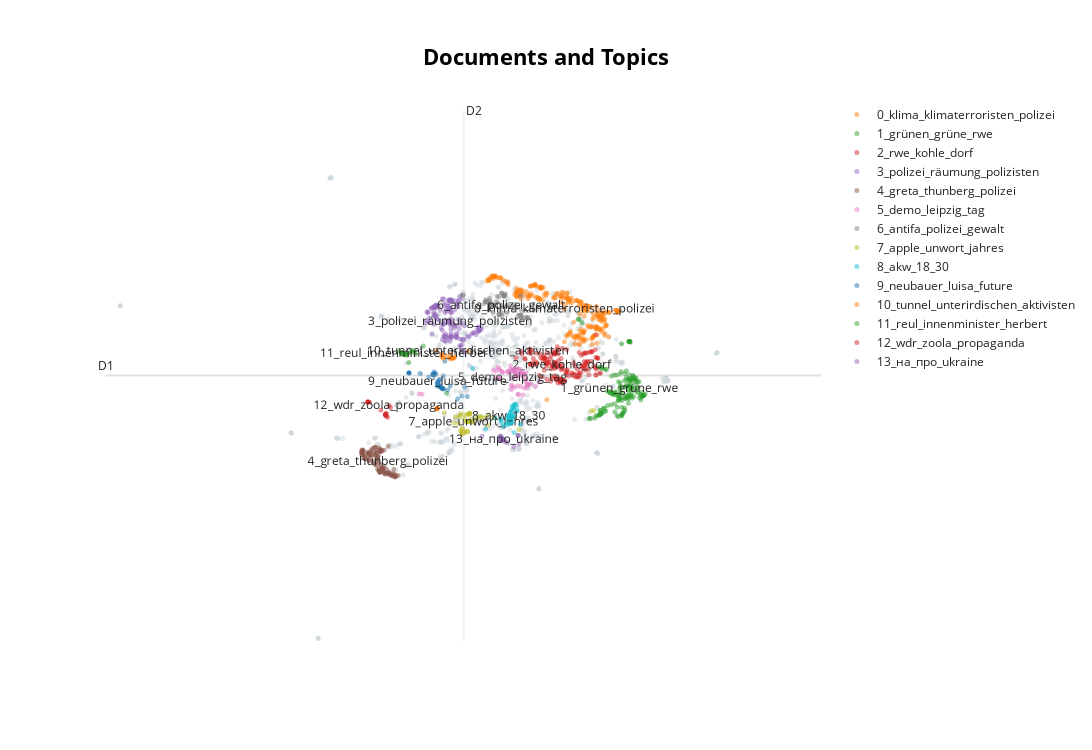

The notebook cell saved with this chart:
### Code cell
# Run the visualization with the original embeddings
topic_model.visualize_documents(documents, embeddings=embeddings)
